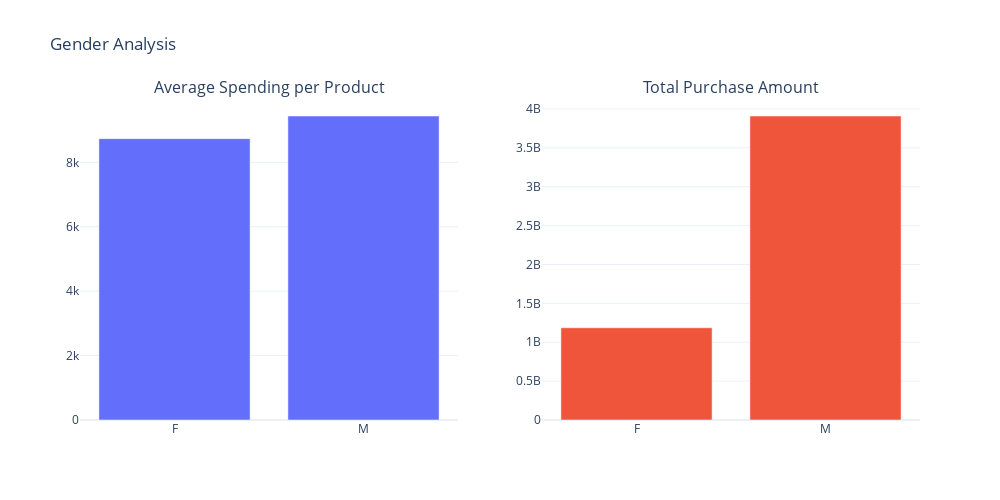
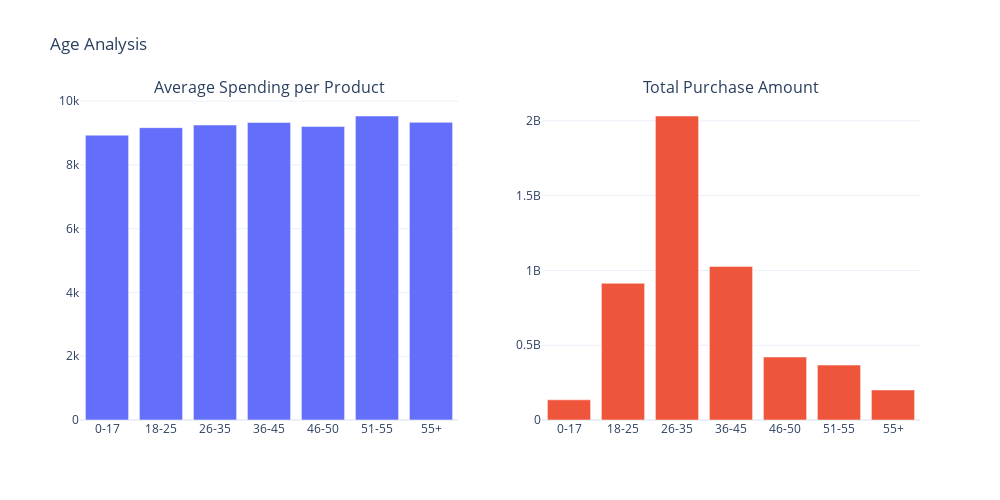

Notebook source saved alongside these figures, in order:
### Code cell
df_list = [Grouped_by_Gender, Grouped_by_Age, Grouped_by_Occupation, Grouped_by_City_Category,
          Grouped_by_Stay_In_Current_City_Years, Grouped_by_Marital_Status]
title_list = ["Gender", "Age", "Occupation", "City Category", "Stay in Current City Years", "Marital Status"]

figure_list = []

for i in range(len(df_list)):
    fig = make_subplots(rows=1, cols=2,
                       subplot_titles=("Average Spending per Product", "Total Purchase Amount"))

    fig.add_trace(
        go.Bar(name='Average Spending per Product', x=df_list[i].index, y=df_list[i]["Average_Spending_Per_Product"], yaxis='y'),
        row=1, col=1
    )

    fig.add_trace(
       go.Bar(name='Total Purchase Amount', x=df_list[i].index, y=df_list[i]["Purchase"], yaxis='y'),
        row=1, col=2
    )

    fig.update_layout(height=500, width=1000, title_text= title_list[i] + " Analysis", template="plotly_white")
    fig.update_layout(showlegend=False)
    figure_list.append(fig)
    
    figure_list

for i in figure_list:
    i.show()

### Figure 1 — Plotly figure (JSON) as saved in the notebook; plotly's stock layout.template omitted (floating-point values rounded to 4 significant figures)
{"data": [{"name": "Average Spending per Product", "type": "bar", "x": ["F", "M"], "xaxis": "x", "y": [8735.0, 9438.0], "yaxis": "y"}, {"name": "Total Purchase Amount", "type": "bar", "x": ["F", "M"], "xaxis": "x2", "y": [1186232642, 3909580100], "yaxis": "y2"}], "layout": {"annotations": [{"font": {"size": 16}, "showarrow": false, "text": "Average Spending per Product", "x": 0.225, "xanchor": "center", "xref": "paper", "y": 1, "yanchor": "bottom", "yref": "paper"}, {"font": {"size": 16}, "showarrow": false, "text": "Total Purchase Amount", "x": 0.775, "xanchor": "center", "xref": "paper", "y": 1, "yanchor": "bottom", "yref": "paper"}], "height": 500, "showlegend": false, "title": {"text": "Gender Analysis"}, "width": 1000, "xaxis": {"anchor": "y", "domain": [0, 0.45]}, "xaxis2": {"anchor": "y2", "domain": [0.55, 1]}, "yaxis": {"anchor": "x", "domain": [0, 1]}, "yaxis2": {"anchor": "x2", "domain": [0, 1]}}}

### Figure 2 — Plotly figure (JSON) as saved in the notebook; plotly's stock layout.template omitted (floating-point values rounded to 4 significant figures)
{"data": [{"name": "Average Spending per Product", "type": "bar", "x": ["0-17", "18-25", "26-35", "36-45", "46-50", "51-55", "55+"], "xaxis": "x", "y": [8933.0, 9170.0, 9253.0, 9331.0, 9209.0, 9535.0, 9336.0], "yaxis": "y"}, {"name": "Total Purchase Amount", "type": "bar", "x": ["0-17", "18-25", "26-35", "36-45", "46-50", "51-55", "55+"], "xaxis": "x2", "y": [134913183, 913848675, 2031770578, 1026569884, 420843403, 367099644, 200767375], "yaxis": "y2"}], "layout": {"annotations": [{"font": {"size": 16}, "showarrow": false, "text": "Average Spending per Product", "x": 0.225, "xanchor": "center", "xref": "paper", "y": 1, "yanchor": "bottom", "yref": "paper"}, {"font": {"size": 16}, "showarrow": false, "text": "Total Purchase Amount", "x": 0.775, "xanchor": "center", "xref": "paper", "y": 1, "yanchor": "bottom", "yref": "paper"}], "height": 500, "showlegend": false, "title": {"text": "Age Analysis"}, "width": 1000, "xaxis": {"anchor": "y", "domain": [0, 0.45]}, "xaxis2": {"anchor": "y2", "domain": [0.55, 1]}, "yaxis": {"anchor": "x", "domain": [0, 1]}, "yaxis2": {"anchor": "x2", "domain": [0, 1]}}}
